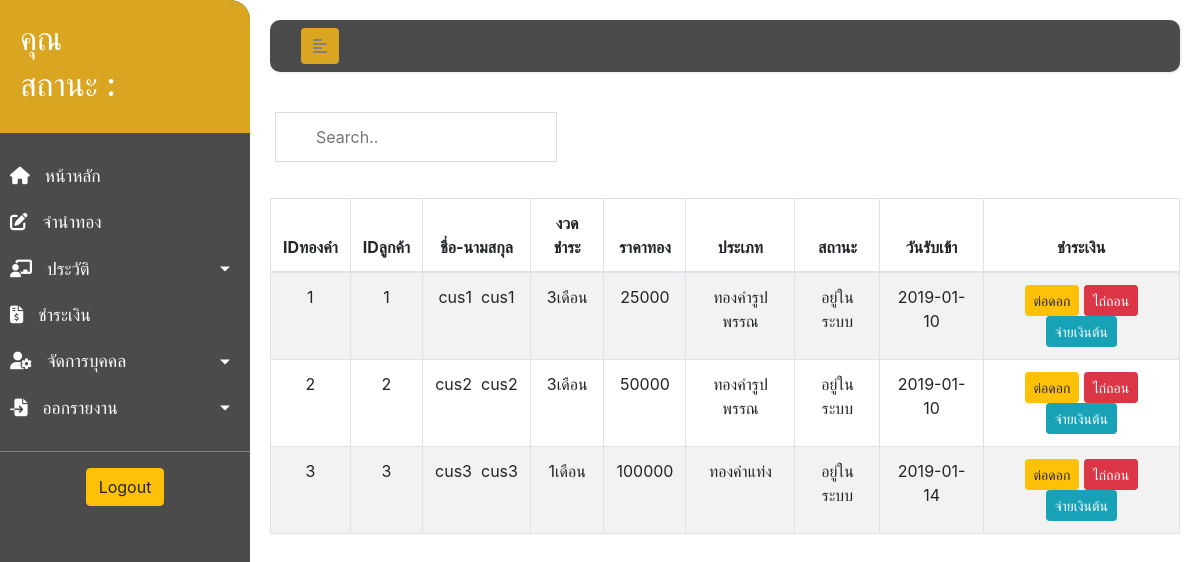
Screenshot of /PawnZone/payment.php with the database file from the repository.
### tables this page shows
CREATE TABLE `golds` (
  `GoldID` int(10) NOT NULL,
  `CusID` int(10) NOT NULL,
  `Goldpawnday` date NOT NULL,
  `Goldpayday` date NOT NULL,
  `TypeGold` varchar(255) NOT NULL,
  `WeightGold` int(10) NOT NULL,
  `Price` int(10) NOT NULL,
  `Rate` int(10) NOT NULL,
  `Pay` int(10) NOT NULL,
  `DuePayment` varchar(255) NOT NULL,
  `GoldStatus` varchar(255) NOT NULL,
  `GoldImg` varchar(255) NOT NULL,
  `Golddetail` varchar(255) NOT NULL,
  `Goldbalance` int(10) NOT NULL
);

CREATE TABLE `customer` (
  `CusID` int(10) NOT NULL,
  `CusFname` varchar(255) NOT NULL,
  `CusLname` varchar(255) NOT NULL,
  `CusAddress` varchar(255) NOT NULL,
  `Tel` int(12) NOT NULL,
  `CusImg` varchar(255) NOT NULL
);

### PawnZone/payment.php (the view, shortened to what this page needs)
<?php
    include_once('config.php');
?>
<!DOCTYPE html>
<html lang="en">
<head>
    <link rel="stylesheet" href="css/css.css">
    <link rel="stylesheet" href="https://stackpath.bootstrapcdn.com/bootstrap/4.1.3/css/bootstrap.min.css">
    <link rel="stylesheet" type="text/css" href="https://cdn.datatables.net/1.10.20/css/jquery.dataTables.css">
</head>
<body>
    <div class="wrapper">
        <nav id="sidebar">
            <div class="sidebar-header">
                    <h2>คุณ <?php echo $_SESSION['fname']; ?></h2>
                    <h2>สถานะ :  <?php echo $_SESSION['position']; ?></h2>
            </div>
            <ul class="list-unstyled components">
                <li>
                    <a href="index.php">
                        <i class="fas fa-home"></i>
                        หน้าหลัก
                    </a>
                </li>
                <li>
                    <a href="pawngold.php">
                        <i class="fas fa-edit"></i>
                        จำนำทอง
                    </a>
                </li>
                <li>
                    <a href="#infoSubmenu" data-toggle="collapse" aria-expanded="false" class="dropdown-toggle">
                        <i class="fas fa-chalkboard-teacher"></i>
                        ประวัติ
                    </a>
                </li>
                <li>
                    <a href="payment.php">
                        <i class="fas fa-file-invoice-dollar"></i>
                        ชำระเงิน
                    </a>
                </li>
                <li>
                    <a href="#userSubmenu" data-toggle="collapse" aria-expanded="false" class="dropdown-toggle">
                        <i class="fas fa-user-cog"></i>
                        จัดการบุคคล
                    </a>
                </li>
                <li>
                    <a href="#reportSubmenu" data-toggle="collapse" aria-expanded="false" class="dropdown-toggle">
                        <i class="fas fa-file-import"></i>
                        ออกรายงาน
                    </a>
                </li>
            </ul>
            <div class="logout">
                <a href="logout.php">
                    <input type="submit" class="btn btn-warning" name="logout" value="Logout"><br>
                </a>
            </div>
        </nav>
        <div id="content">
            <nav class="navbar navbar-expand-lg ">
                <div class="container-fluid">
                    <button type="button" id="sidebarCollapse" class="btn">
                        <i class="fas fa-align-left"></i>
                    </button>
                </div>
            </nav>
        <div class="datatable">
            <div class="tbcontainer">
            <div class="row">
                <input id="myInput" type="text" placeholder="Search..">
            </div>
            <br>
            <?php
                $query = "select * FROM customer,golds where  golds.CusID = customer.CusID && golds.GoldStatus = 'อยู่ในระบบ'  ";
                $result = mysqli_query($conn, $query);
                echo"<table id='goldtable' class='table table-bordered table-striped table-hover' width='100%' font-size='10px'>";
                echo "<thead>";
                    echo "<tr>";
                        echo "<th>IDทองคำ</th>";
                        echo "<th>IDลูกค้า</th>";
                        echo "<th>ชื่อ-นามสกุล</th>";
                        echo "<th>งวดชำระ</th>";
                        echo "<th>ราคาทอง</th>";
                        echo "<th>ประเภท</th>";
                        echo "<th>สถานะ</th>";
                        echo "<th>วันรับเข้า</th>";
                    echo "<th>ชำระเงิน</th>";
                    echo "</tr>";
                echo "</thead>";
                echo "<tbody id='myTable'>";
                 while($row1 = mysqli_fetch_array($result)){
                   echo "<tr>";
                   echo "<td>" .$row1["GoldID"] .  "</td>";
                   echo "<td>" .$row1["CusID"] .  "</td>";
                    echo "<td>" .$row1["CusFname"]."&nbsp&nbsp".$row1["CusLname"].  "</td>";
                    echo "<td>" .$row1["DuePayment"] .  "</td>";
                   echo "<td>" .$row1["Price"] .  "</td>";
                   echo "<td>" .$row1["TypeGold"] .  "</td>";
                   echo "<td>" .$row1["GoldStatus"] .  "</td>";
                   echo "<td>" .$row1["Goldpawnday"] .  "</td>";
                  ?>
                        <td>
                            <a class='btn btn-warning btn-sm' href='pay.php?payment_id=<?=$row1["GoldID"];?>' >ต่อดอก</a>
                            <a class='btn btn-danger btn-sm' href='redeem.php?payment_id=<?=$row1["GoldID"];?>'>ไถ่ถอน</a>
                            <a class='btn btn-info btn-sm' href='balance.php?payment_id=<?=$row1["GoldID"];?>'>จ่ายเงินต้น</a>
                <?PHP
                   echo "</tr>";
                 }
                echo"</table>";
            ?>
            </div>
        </div>
        </div>
    </div>
</body>
</html>

### PawnZone/css/css.css (style rules this page uses)
* { list-style: none; }
body { font-family: 'Kanit', sans-serif; font-family: 'Roboto Slab', serif; background: #fafafa; text-decoration: none; }
a, a:hover, a:focus { color: inherit; text-decoration: none; transition: all 0.3s; }
.navbar { padding: 15px 10px; background: #4b4b4b; border: none; border-radius: 10px; margin-bottom: 40px; box-shadow: 1px 1px 3px rgba(0, 0, 0, 0.1); }
.navbar .btn { box-shadow: none; outline: none !important; border: none; background: goldenrod; color: gray; }
.wrapper { display: flex; align-items: stretch; width: 100%; height: 100%; }
#sidebar { min-width: 250px; max-width: 250px; background: #4b4b4b; color: #fff; transition: all 0.3s; border-top-right-radius: 20px; border-bottom-right-radius: 20px; }
#sidebar ul li a { text-align: left; }
#sidebar .sidebar-header { padding: 20px; background: goldenrod; border-top-right-radius: 20px; }
#sidebar ul.components { padding: 20px 0; border-bottom: 1px solid gray; }
#sidebar ul li a { padding: 10px; font-size: 1.1em; display: block; color: #fff; }
#sidebar ul li a i { margin-right: 10px; }
a[data-toggle="collapse"] { position: relative; }
.dropdown-toggle::after { display: block; position: absolute; top: 50%; right: 20px; transform: translateY(-50%); }
#content { width: 100%; padding: 20px; min-height: 100vh; transition: all 0.3s ease; }
.tbcontainer { text-align: center; }
.logout { text-align: center; }

### PawnZone/payment.php (style rules this page uses)
#myInput { background-position: 10px 10px; background-repeat: no-repeat; width: 30%; font-size: 16px; padding: 12px 20px 12px 40px; border: 1px solid #ddd; margin-bottom: 12px; margin-left: 20px; }

### rows the page displays
golds: GoldID "1", CusID "1", CusID.CusFname "cus1", CusID.CusLname "cus1", DuePayment "3เดือน", Price "25000", TypeGold "ทองคำรูปพรรณ", GoldStatus "อยู่ในระบบ", Goldpawnday "2019-01-10"
golds: GoldID "2", CusID "2", CusID.CusFname "cus2", CusID.CusLname "cus2", DuePayment "3เดือน", Price "50000", TypeGold "ทองคำรูปพรรณ", GoldStatus "อยู่ในระบบ", Goldpawnday "2019-01-10"
golds: GoldID "3", CusID "3", CusID.CusFname "cus3", CusID.CusLname "cus3", DuePayment "1เดือน", Price "100000", TypeGold "ทองคำแท่ง", GoldStatus "อยู่ในระบบ", Goldpawnday "2019-01-14"
